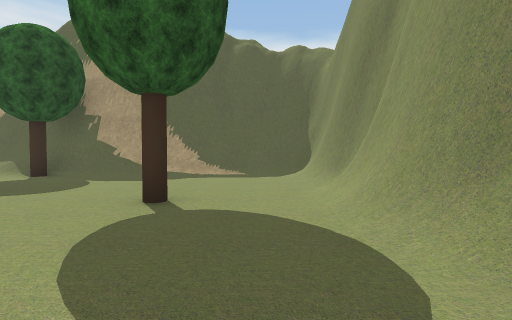
view 1 (above)

13 first-person views from a walk through a 3-D level made in the Unity game engine. The camera is 1.4 m above the floor, tilts 2° down and sees 80° across. The floor is counted in squares, 2 m on a side. Each view is taken from the middle of a square. On the plan, view 1 faces up. The plan holds only what a view shows up to about 10 squares ahead; the rest is blank. Some trees and plants on the terrain are drawn as simple stand-ins. The player character is not drawn. Some surface patterns are stand-ins.

view 2
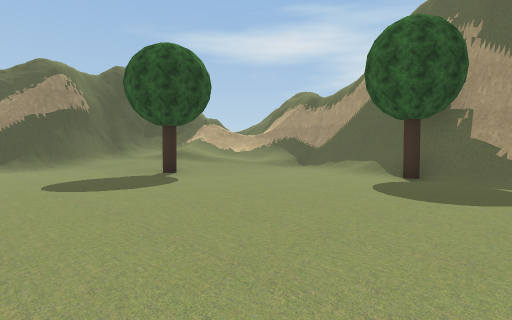

view 3
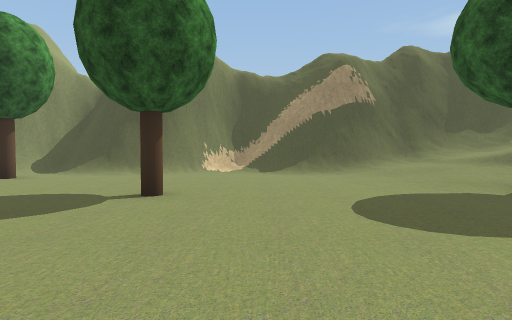

view 4
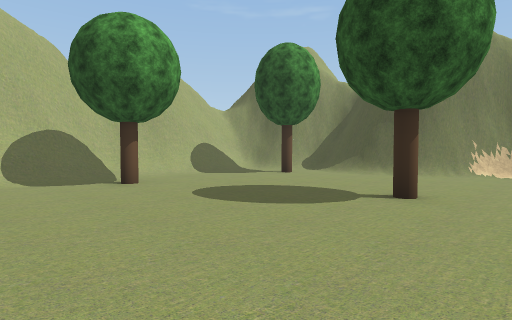

view 5
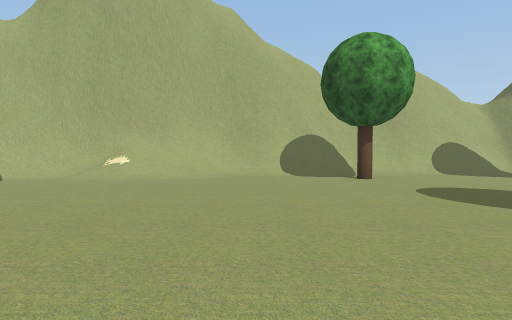

view 6
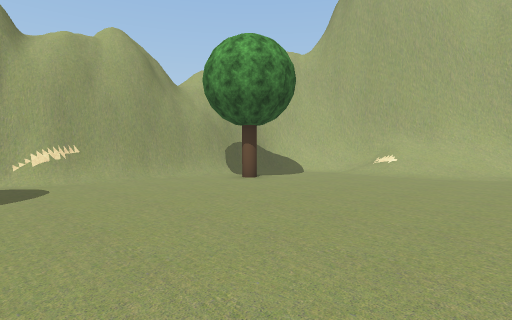

view 7
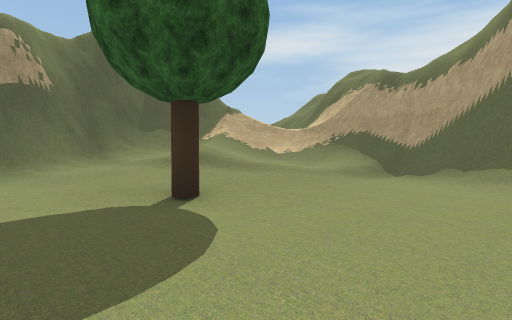

view 8
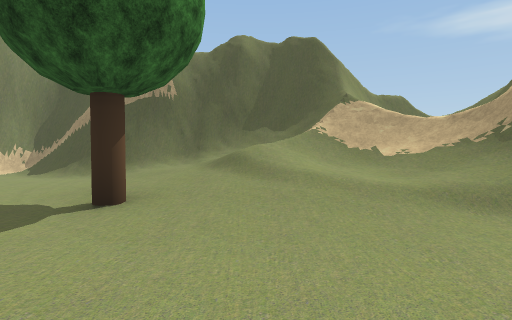

view 9
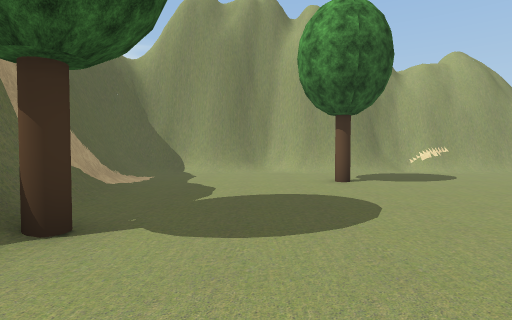

view 10
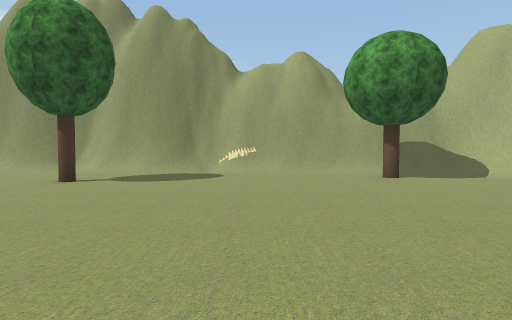

view 11
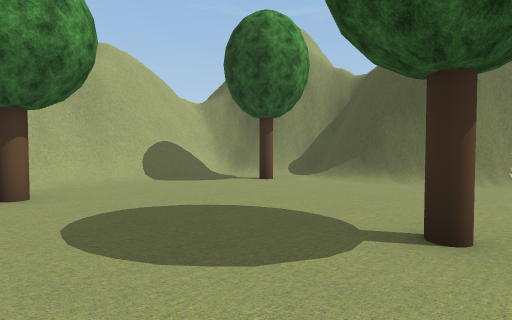

view 12
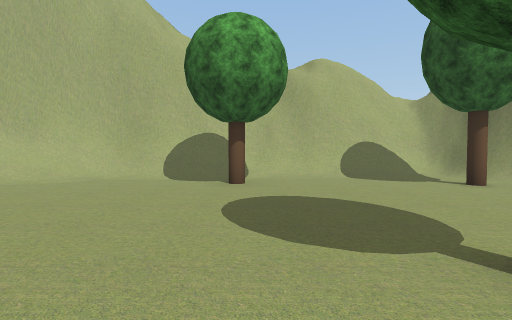

view 13
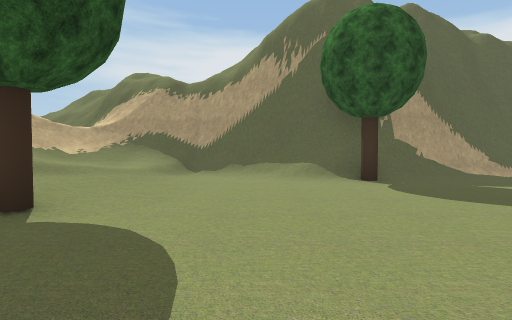

### Floor plan
Key: @ floor where view 1 was taken; # wall or solid block; . floor; / step, stairs or slope; = window, fence, low wall or low ledge; v drop or lower ground; T tree.
Columns run from 17 left of view 1 to 2 right of it. Each row starts with its distance up from view 1.
 12  v
 11 ##  #=
 10  #  /######    ####
  9  ##//////########/##
  8  ##=////../T//..../#
  7   #/////........../#
  6   #/////........../#
  5   #/////........../#
  4   #///T.........T./#
  3   #//............./#
  2   #/............../#
  1  ##.............../#
  0  #/..............@/#
 -1  #................/#
 -2  ##...T...........##
 -3   #..............T##
 -4   #...............#
 -5  ##...............#
 -6  #/.T...T.....////#
 -7  ##/........////###
 -8   #//////########
 -9   #########

Positions as (right, up) in squares from view 1, and headings:
1: (0, 0), facing up
2: (-3, 0), facing up-left
3: (-6, 0), facing left
4: (-6, 0), facing down-left
5: (-6, 1), facing down
6: (-6, 2), facing down-right
7: (-7, 2), facing up-left
8: (-7, 6), facing left
9: (-8, 6), facing right
10: (-8, 0), facing right
11: (-8, -1), facing down-left
12: (-9, 0), facing down
13: (-8, 1), facing up
